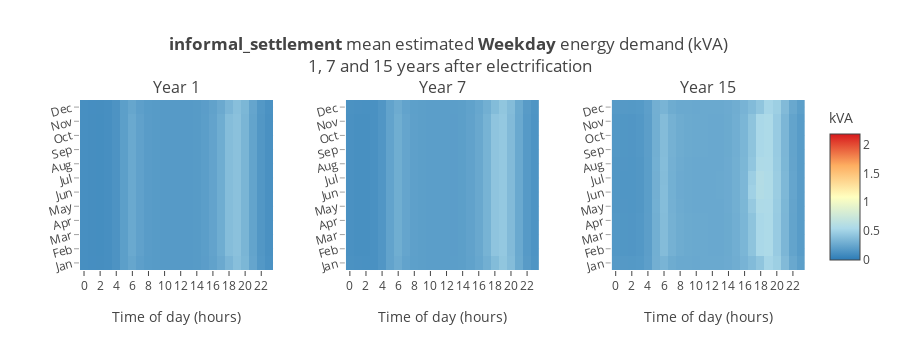

This figure's notebook cell:
### Code cell
bm0.plotBmHourlyProfiles(customer_class = 'informal_settlement', year_list = [1, 7, 15], daytype = 'Weekday')

### Figure 1 — Plotly figure (JSON) as saved in the notebook; plotly's stock layout.template omitted (floating-point values rounded to 4 significant figures; data arrays with more than 128 entries replaced by an {"elided": "..."} marker saying what was removed)
{"data": [{"colorbar": {"len": 1, "title": "kVA", "yanchor": "middle"}, "colorscale": [[0, "rgb(215,25,28)"], [0.25, "rgb(253,174,97)"], [0.5, "rgb(255,255,191)"], [0.75, "rgb(171,217,233)"], [1, "rgb(44,123,182)"]], "hoverinfo": "text", "reversescale": true, "showscale": true, "text": {"elided": "12x24 str values"}, "type": "heatmap", "x": {"elided": "288 int values"}, "xaxis": "x1", "y": {"elided": "288 int values"}, "yaxis": "y1", "z": {"elided": "288 float values"}, "zmax": 2.18, "zmin": 0}, {"colorbar": {"len": 1, "title": "kVA", "yanchor": "middle"}, "colorscale": [[0, "rgb(215,25,28)"], [0.25, "rgb(253,174,97)"], [0.5, "rgb(255,255,191)"], [0.75, "rgb(171,217,233)"], [1, "rgb(44,123,182)"]], "hoverinfo": "text", "reversescale": true, "showscale": false, "text": {"elided": "12x24 str values"}, "type": "heatmap", "x": {"elided": "288 int values"}, "xaxis": "x2", "y": {"elided": "288 int values"}, "yaxis": "y2", "z": {"elided": "288 float values"}, "zmax": 2.18, "zmin": 0}, {"colorbar": {"len": 1, "title": "kVA", "yanchor": "middle"}, "colorscale": [[0, "rgb(215,25,28)"], [0.25, "rgb(253,174,97)"], [0.5, "rgb(255,255,191)"], [0.75, "rgb(171,217,233)"], [1, "rgb(44,123,182)"]], "hoverinfo": "text", "reversescale": true, "showscale": false, "text": {"elided": "12x24 str values"}, "type": "heatmap", "x": {"elided": "288 int values"}, "xaxis": "x3", "y": {"elided": "288 int values"}, "yaxis": "y3", "z": {"elided": "288 float values"}, "zmax": 2.18, "zmin": 0}], "layout": {"annotations": [{"font": {"size": 16}, "showarrow": false, "text": "Year 1", "x": 0.1333, "xanchor": "center", "xref": "paper", "y": 1, "yanchor": "bottom", "yref": "paper"}, {"font": {"size": 16}, "showarrow": false, "text": "Year 7", "x": 0.5, "xanchor": "center", "xref": "paper", "y": 1, "yanchor": "bottom", "yref": "paper"}, {"font": {"size": 16}, "showarrow": false, "text": "Year 15", "x": 0.8667, "xanchor": "center", "xref": "paper", "y": 1, "yanchor": "bottom", "yref": "paper"}], "height": 350, "showlegend": false, "title": "<b>informal_settlement</b> mean estimated <b>Weekday</b> energy demand (kVA) <br />1, 7 and 15 years after electrification", "xaxis1": {"anchor": "y1", "domain": [0, 0.2667], "tickvals": [0, 2, 4, 6, 8, 10, 12, 14, 16, 18, 20, 22], "title": "Time of day (hours)"}, "xaxis2": {"anchor": "y2", "domain": [0.3667, 0.6333], "tickvals": [0, 2, 4, 6, 8, 10, 12, 14, 16, 18, 20, 22], "title": "Time of day (hours)"}, "xaxis3": {"anchor": "y3", "domain": [0.7333, 1], "tickvals": [0, 2, 4, 6, 8, 10, 12, 14, 16, 18, 20, 22], "title": "Time of day (hours)"}, "xaxis4": {"tickvals": [0, 2, 4, 6, 8, 10, 12, 14, 16, 18, 20, 22], "title": "Time of day (hours)"}, "yaxis1": {"anchor": "x1", "domain": [0, 1], "tickangle": -15, "ticktext": ["Jan", "Feb", "Mar", "Apr", "May", "Jun", "Jul", "Aug", "Sep", "Oct", "Nov", "Dec"], "tickvals": [1, 2, 3, 4, 5, 6, 7, 8, 9, 10, 11, 12], "tickwidth": 0.5, "type": "category"}, "yaxis2": {"anchor": "x2", "domain": [0, 1], "tickangle": -15, "ticktext": ["Jan", "Feb", "Mar", "Apr", "May", "Jun", "Jul", "Aug", "Sep", "Oct", "Nov", "Dec"], "tickvals": [1, 2, 3, 4, 5, 6, 7, 8, 9, 10, 11, 12], "tickwidth": 0.5, "type": "category"}, "yaxis3": {"anchor": "x3", "domain": [0, 1], "tickangle": -15, "ticktext": ["Jan", "Feb", "Mar", "Apr", "May", "Jun", "Jul", "Aug", "Sep", "Oct", "Nov", "Dec"], "tickvals": [1, 2, 3, 4, 5, 6, 7, 8, 9, 10, 11, 12], "tickwidth": 0.5, "type": "category"}, "yaxis4": {"tickangle": -15, "ticktext": ["Jan", "Feb", "Mar", "Apr", "May", "Jun", "Jul", "Aug", "Sep", "Oct", "Nov", "Dec"], "tickvals": [1, 2, 3, 4, 5, 6, 7, 8, 9, 10, 11, 12], "tickwidth": 0.5, "type": "category"}}}
